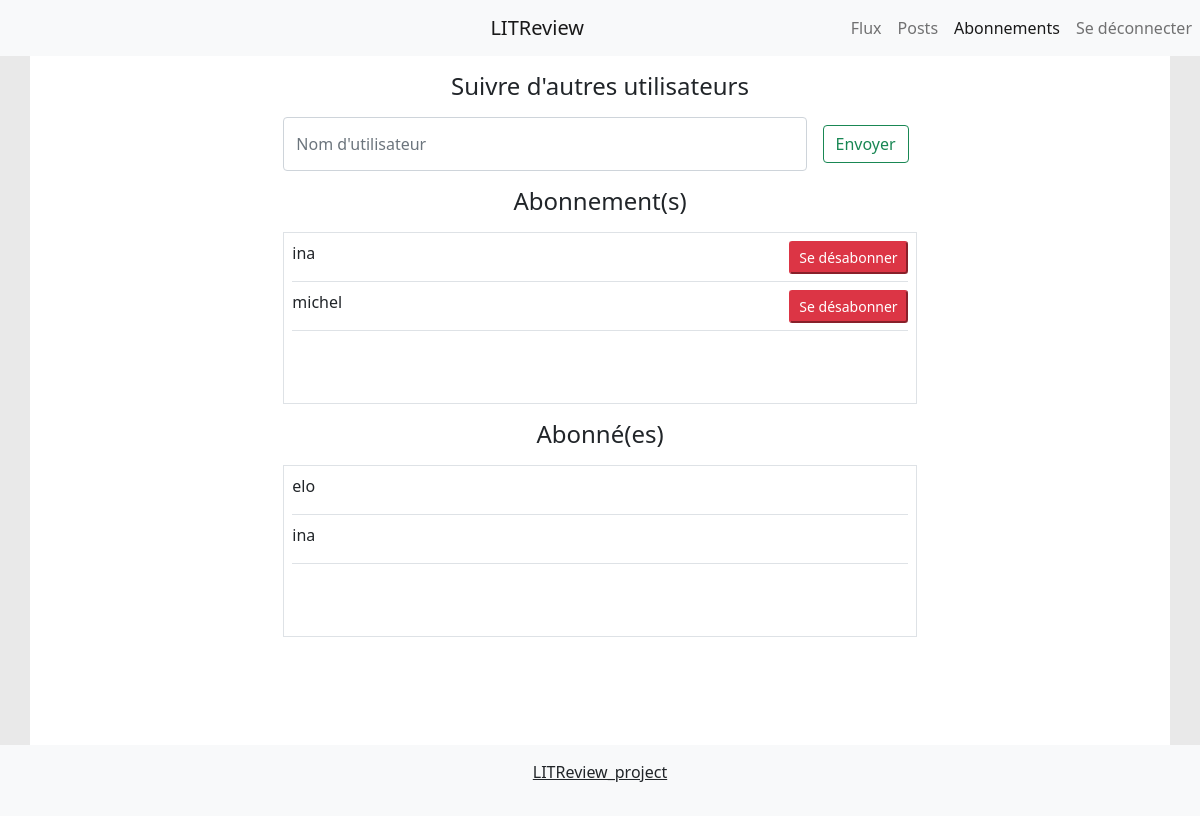
The app's page /subscription/ (signed in), older data.
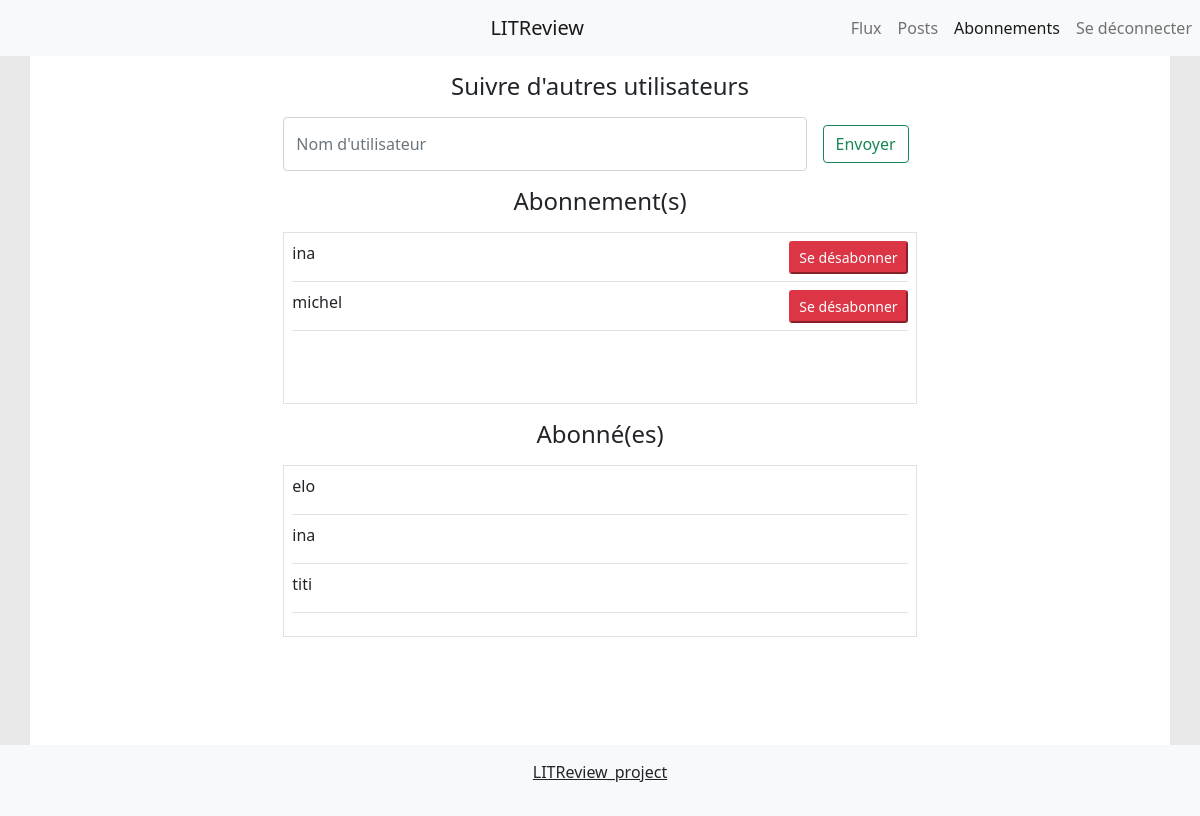
The same page, newer data.
### review/models.py (models this page shows, shortened)
class UserFollows(models.Model):
    user = models.ForeignKey(to=settings.AUTH_USER_MODEL, on_delete=models.CASCADE, related_name='following')
    followed_user = models.ForeignKey(to=settings.AUTH_USER_MODEL, on_delete=models.CASCADE, related_name='following_by')
    class Meta:
        unique_together = ('user', 'followed_user', )

### review/views.py (the view)
# urls.py: path('subscription/', subscription_page, name='subscription_page'),
@login_required()
def subscription_page(request):
    section = 'subscription'
    return render(request, 'review/subscriptions.html', {'section': section,
                                                         'list_of_following_users': request.user.following.all(),
                                                         'list_of_followed_users': request.user.following_by.all()})

### review/templates/review/subscriptions.html (shortened to what this page needs)
{% extends 'review/base.html'  %}
{% load static %}
{% block body %}
  <div class="col-10">
      <h1 class="text-center fs-4 m-3">Suivre d'autres utilisateurs</h1>
      <div>
          <form class="d-flex m-3 col-md-8 col-12 mx-auto" action="{% url 'review:new_follow' %}" method="get">
              <input class="form-control me-2" type="search" placeholder="Nom d'utilisateur" aria-label="Search" name="subscribe_to" >
              <button class="btn btn-outline-success m-2" type="submit">Envoyer</button>
          </form>
      </div>
      <div>
          <h1 class="text-center fs-4 m-3">Abonnement(s)</h1>
          <ul class="h-25 border mx-auto col-md-8 col-12 list-unstyled overflow-scroll">
              {% for sub in list_of_following_users %}
              <li class="m-2">
                  <div class="w-100 border-bottom">
                      <div class="d-flex">
                         <p class="col-8">{{ sub.followed_user}} </p>
                        <div class="col-4 text-end">
                            <button class="btn-sm btn-danger align-middle" type="button" onclick="window.location.href= '{{sub.id}}/delete_subscription/'">Se désabonner</button>
                        </div>
                      </div>
                  </div>
              </li>
              {% endfor %}
          </ul>
      </div>
      <div class="justify-content-center">
          <h1 class="text-center fs-4 m-3">Abonné(es)</h1>
          <ul class="h-25 border mx-auto col-md-8 col-12 list-unstyled overflow-scroll">
              {% for sub in list_of_followed_users %}
              <li class="m-2 border-bottom">
                  <p class="col-12"> {{ sub.user }}</p>
              </li>
              {% endfor %}
          </ul>
      </div>
  </div>
{% endblock %}

### review/templates/review/base.html (shortened to what this page needs)
{% load static %}
<html lang='fr'>
  <head>
      <link rel="stylesheet" type="text/css" href="{% static 'css/base_style.css' %}">
      <link href="https://cdn.jsdelivr.net/npm/bootstrap@5.1.0/dist/css/bootstrap.min.css" rel="stylesheet">
      <link rel="stylesheet" href="https://maxst.icons8.com/vue-static/landings/line-awesome/line-awesome/1.3.0/css/line-awesome.min.css">
  </head>
  <body>
    <div class="d-flex flex-column h-100">
      <div class="row gx-0">
        <div class="col-12">
          <header>
            <nav class="navbar navbar-expand-lg navbar-light bg-light">
              <div class="container-fluid">
                {% if user.is_authenticated %}
                <div class="container-fluid">
                  <div class="row gx-0 flex-lg-row flex-row-reverse">
                    <div class="navbar-header d-flex flex-row col-lg-6 col-7">
                      <a class="navbar-brand ms-lg-auto" href="{% url 'review:index' %}">LITReview</a>
                    </div>
                {% else %}
                <div class="navbar-header d-flex flex-row col-12">
                  <a class="navbar-brand mx-auto" href="{% url 'review:index' %}">LITReview</a>
                {% endif %}
                {% if user.is_authenticated %}
                    <div class="col-lg-6 col-12">
                      <div class="collapse navbar-collapse" id="navbarSupportedContent">
                        <ul class="navbar-nav ms-md-auto mb-2 mb-lg-0">
                          <li class="nav-item ms-2 ms-lg-0">
                            {% if section == 'flux' %}
                            <a class="nav-link active" aria-current="page" href="{% url 'review:index' %}">Flux</a>
                            {% else %}
                            <a class="nav-link" aria-current="page" href="{% url 'review:index' %}">Flux</a>
                            {% endif %}
                          </li>
                          <li class="nav-item ms-2 ms-lg-0">
                            {% if section == 'posts' %}
                            <a class="nav-link active" href="{% url 'review:posts' %}">Posts</a>
                            {% else %}
                            <a class="nav-link" href="{% url 'review:posts' %}">Posts</a>
                            {% endif %}
                          </li>
                          <li class="nav-item ms-2 ms-lg-0">
                            {% if section == 'subscription' %}
                            <a class="nav-link active" href="{% url 'review:subscription_page' %}">Abonnements</a>
                            {% else %}
                            <a class="nav-link" href="{% url 'review:subscription_page' %}">Abonnements</a>
                            {% endif %}
                          </li>
                          <li class="nav-item ms-2 ms-lg-0">
                            <a class="nav-link" id="deconexion" href="{% url 'auth_system:logout' %}">Se déconnecter</a>
                          </li>
                        </ul>
                      </div>
                    </div>
                  </div>
                </div>
                {% else %}
                </div>
                {% endif %}
              </div>
            </nav>
          </header>
        </div>
      </div>
      <div class="content-background row gx-0 justify-content-center flex-grow-1 flex_shrink-0 w-auto" style="background-color: rgb(233,233,233);">
        <div class="col-12">
          <div class="bg-white container d-flex h-100 justify-content-center">
            {% block body %}{% endblock %}
          </div>
        </div>
      </div>
      <div class="row gx-0 flex-shrink-0">
        <div class="col-12">
          <footer class="bg-light h-100">
            <p id="footer_message">LITReview_project</p>
          </footer>
        </div>
      </div>
    </div>
  </body>
</html>

### review/static/css/base_style.css (style rules this page uses)
#footer_message { text-align: center; text-decoration: underline; padding-top: 15px; padding-bottom: 0px; }
html, body { height: 100% }
footer { height: 50px; width: 100%; }

Row changes from the older to the newer data that the page shows:
added UserFollows: user "titi", shown under "Abonné(es)"
